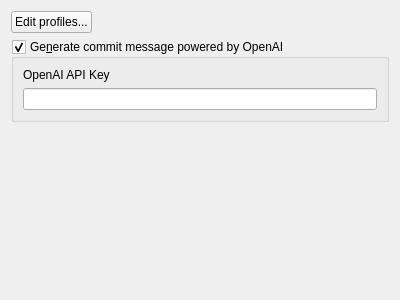
<?xml version="1.0" encoding="UTF-8"?>
<ui version="4.0">
 <class>SettingOptionsForm</class>
 <widget class="QWidget" name="SettingOptionsForm">
  <property name="geometry">
   <rect>
    <x>0</x>
    <y>0</y>
    <width>400</width>
    <height>300</height>
   </rect>
  </property>
  <property name="windowTitle">
   <string>Options</string>
  </property>
  <layout class="QVBoxLayout" name="verticalLayout_2">
   <item>
    <layout class="QHBoxLayout" name="horizontalLayout">
     <item>
      <widget class="QPushButton" name="pushButton_edit_profiles">
       <property name="text">
        <string>Edit profiles...</string>
       </property>
      </widget>
     </item>
     <item>
      <spacer name="horizontalSpacer">
       <property name="orientation">
        <enum>Qt::Horizontal</enum>
       </property>
       <property name="sizeHint" stdset="0">
        <size>
         <width>40</width>
         <height>20</height>
        </size>
       </property>
      </spacer>
     </item>
    </layout>
   </item>
   <item>
    <widget class="QGroupBox" name="groupBox_generate_commit_message_by_ai">
     <property name="title">
      <string>Ge&amp;nerate commit message powered by OpenAI</string>
     </property>
     <property name="checkable">
      <bool>true</bool>
     </property>
     <layout class="QVBoxLayout" name="verticalLayout">
      <item>
       <widget class="QLabel" name="label">
        <property name="text">
         <string>OpenAI API Key</string>
        </property>
       </widget>
      </item>
      <item>
       <widget class="QLineEdit" name="lineEdit_openai_api_key"/>
      </item>
     </layout>
    </widget>
   </item>
   <item>
    <spacer name="verticalSpacer">
     <property name="orientation">
      <enum>Qt::Vertical</enum>
     </property>
     <property name="sizeHint" stdset="0">
      <size>
       <width>20</width>
       <height>247</height>
      </size>
     </property>
    </spacer>
   </item>
  </layout>
 </widget>
 <resources/>
 <connections/>
</ui>
